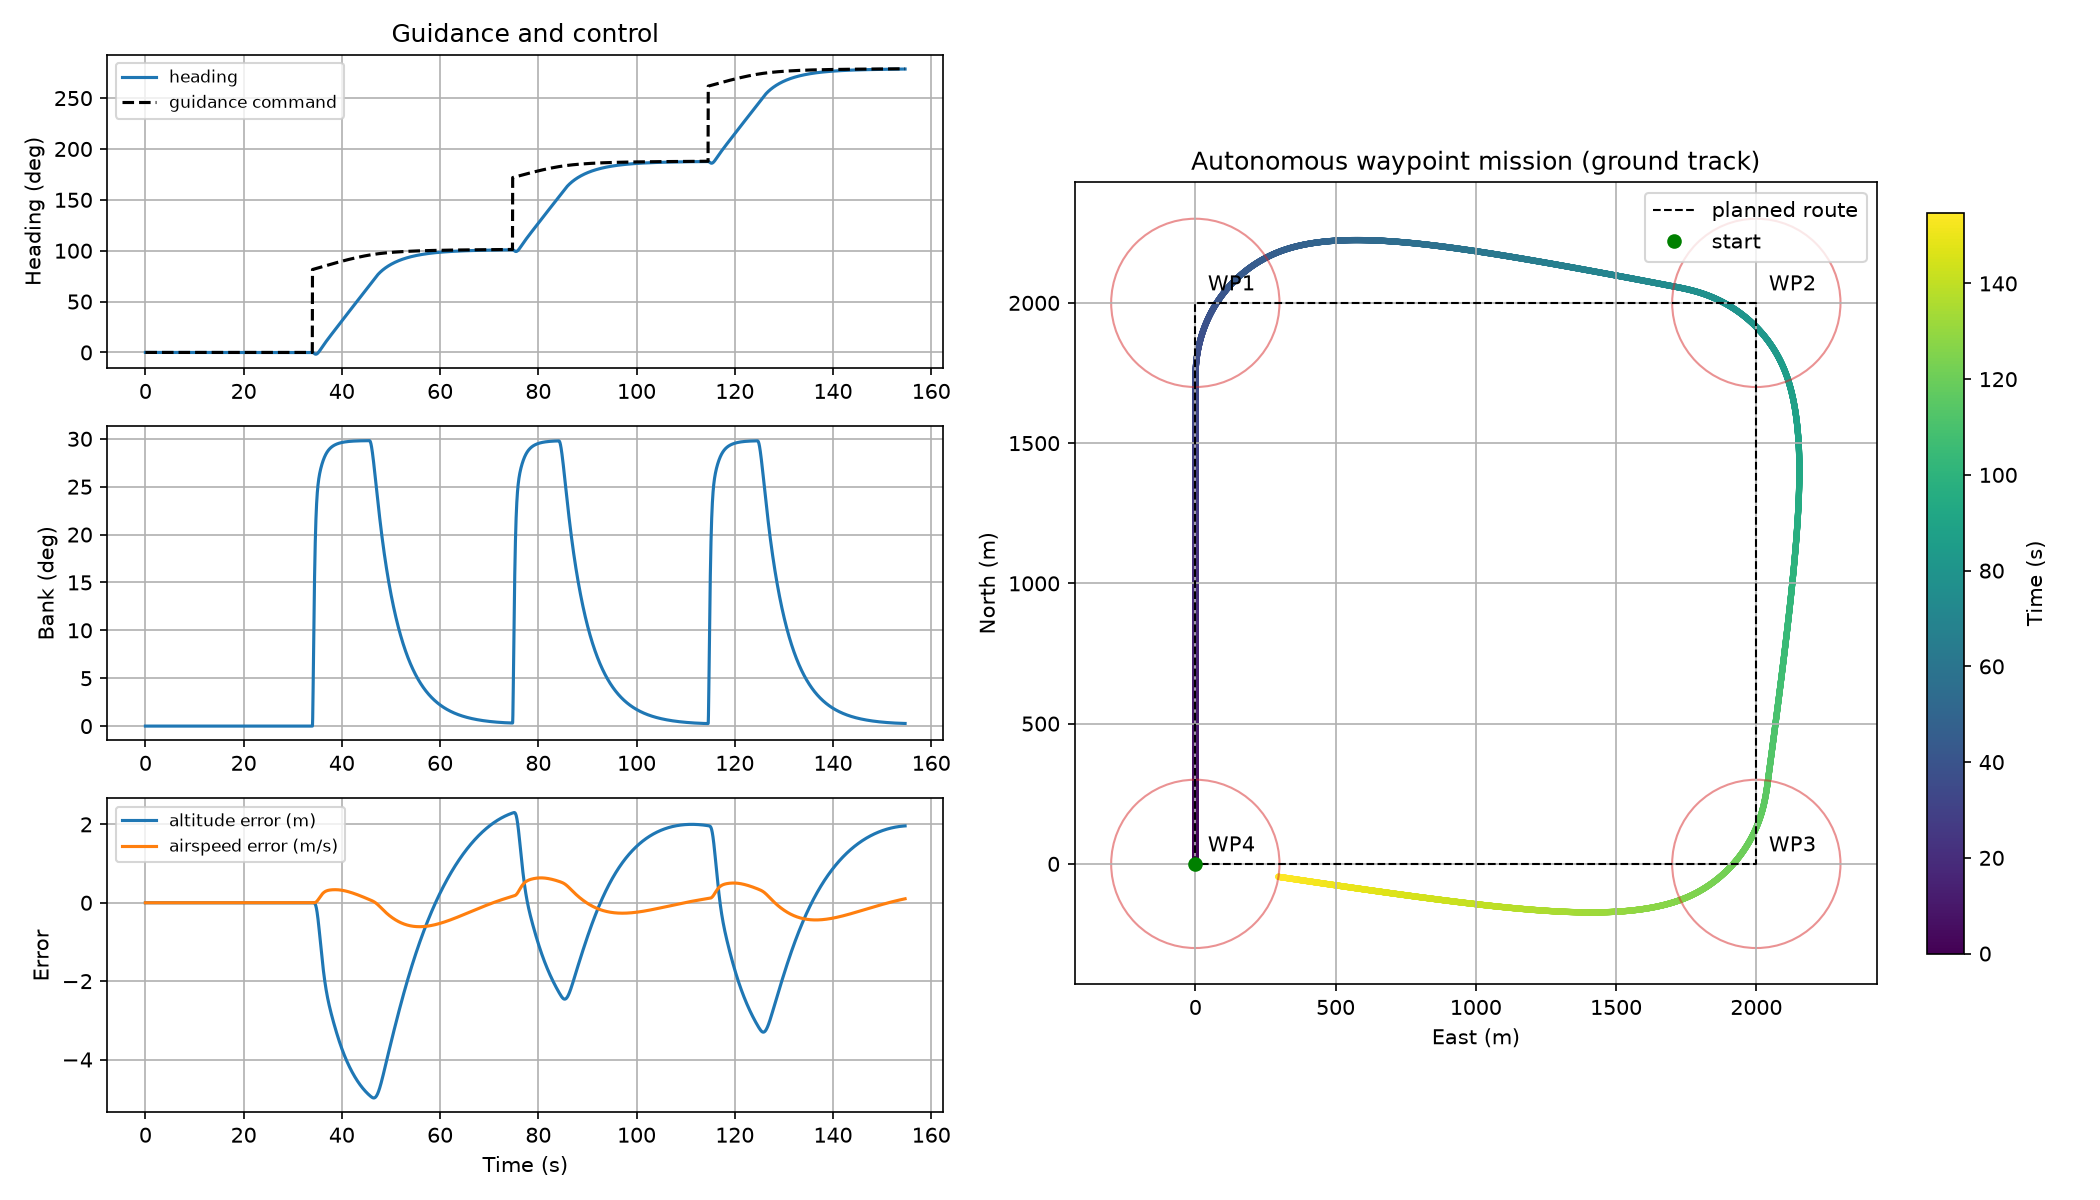

Write Python code to recreate this figure.
"""Autonomous waypoint mission: closed square, 2 km legs, altitude and airspeed hold."""

import numpy as np
import matplotlib.pyplot as plt

from uavsim import quaternion as quat
from uavsim.aerodynamics import Controls
from uavsim.autopilot import Autopilot
from uavsim.dynamics import (
    constant_controls, make_dynamics, make_state, post_step, trim_level_flight,
)
from uavsim.guidance import WaypointNavigator
from uavsim.integrators import rk4_step
from uavsim.lateral import LateralAutopilot

ALT = 1000.0
SPD = 50.0
DT = 0.02
T_MAX = 400.0
WAYPOINTS = np.array([[2000.0, 0.0], [2000.0, 2000.0], [0.0, 2000.0], [0.0, 0.0]])
CAPTURE = 300.0


def main():
    trim = trim_level_flight(SPD, ALT)
    lon = Autopilot(trim, ALT, SPD)
    lat = LateralAutopilot(target_heading=0.0)
    nav = WaypointNavigator(WAYPOINTS, capture_radius=CAPTURE)
    y = make_state(SPD, trim.alpha, trim.pitch, ALT)

    keys = ("t", "pn", "pe", "alt", "spd", "phi", "psi", "cmd")
    log = {k: [] for k in keys}

    for i in range(int(T_MAX / DT)):
        t = i * DT
        if nav.done:
            break
        phi, _, psi = quat.to_euler(y[6:10])
        lat.target_heading = nav.heading_command(y[0], y[1], t)
        c_lon = lon.update(y, DT)
        aileron, rudder = lat.update(y, DT)
        c = Controls(elevator=c_lon.elevator, throttle=c_lon.throttle,
                     aileron=aileron, rudder=rudder)

        log["t"].append(t)
        log["pn"].append(y[0])
        log["pe"].append(y[1])
        log["alt"].append(-y[2])
        log["spd"].append(float(np.linalg.norm(y[3:6])))
        log["phi"].append(np.degrees(phi))
        log["psi"].append(psi)
        log["cmd"].append(lat.target_heading)

        f = make_dynamics(constant_controls(c))
        y = post_step(rk4_step(f, t, y, DT))

    d = {k: np.array(v) for k, v in log.items()}

    print(f"Mission {'completed' if nav.done else 'NOT completed'} in {d['t'][-1]:.1f} s")
    for idx, tc, miss in nav.captures:
        print(f"  WP{idx + 1} {WAYPOINTS[idx].astype(int).tolist()} | captured at {tc:6.1f} s | closest approach {miss:6.1f} m")
    print(f"Max bank angle:  {np.abs(d['phi']).max():.1f} deg")
    print(f"Altitude range:  {d['alt'].min():.1f} .. {d['alt'].max():.1f} m")
    print(f"Airspeed range: {d['spd'].min():.1f} .. {d['spd'].max():.1f} m/s")

    fig = plt.figure(figsize=(14, 8))
    gs = fig.add_gridspec(3, 2, width_ratios=[1, 1.2])
    track = fig.add_subplot(gs[:, 1])
    a0 = fig.add_subplot(gs[0, 0])
    a1 = fig.add_subplot(gs[1, 0], sharex=a0)
    a2 = fig.add_subplot(gs[2, 0], sharex=a0)

    sc = track.scatter(d["pe"], d["pn"], c=d["t"], s=4, cmap="viridis")
    start = np.array([[0.0, 0.0]])
    path = np.vstack([start, WAYPOINTS])
    track.plot(path[:, 1], path[:, 0], "k--", lw=1, label="planned route")
    for k, (wn, we) in enumerate(WAYPOINTS):
        track.add_patch(plt.Circle((we, wn), CAPTURE, fill=False, color="tab:red", alpha=0.5))
        track.annotate(f"WP{k + 1}", (we, wn), textcoords="offset points", xytext=(6, 6))
    track.plot(0, 0, "go", label="start")
    track.set_aspect("equal")
    track.set_xlabel("East (m)")
    track.set_ylabel("North (m)")
    track.set_title("Autonomous waypoint mission (ground track)")
    track.grid(True)
    track.legend(loc="upper right")
    fig.colorbar(sc, ax=track, label="Time (s)", shrink=0.7)

    a0.plot(d["t"], np.degrees(np.unwrap(d["psi"])), label="heading")
    a0.plot(d["t"], np.degrees(np.unwrap(d["cmd"])), "k--", label="guidance command")
    a0.set_ylabel("Heading (deg)")
    a0.set_title("Guidance and control")
    a1.plot(d["t"], d["phi"])
    a1.set_ylabel("Bank (deg)")
    a2.plot(d["t"], d["alt"] - ALT, label="altitude error (m)")
    a2.plot(d["t"], d["spd"] - SPD, label="airspeed error (m/s)")
    a2.set_ylabel("Error")
    a2.set_xlabel("Time (s)")
    for a in (a0, a1, a2):
        a.grid(True)
    a0.legend(fontsize=8)
    a2.legend(fontsize=8)

    fig.tight_layout()
    fig.savefig("examples/waypoint_mission.png", dpi=150)
    print("Saved examples/waypoint_mission.png")
    plt.show()


if __name__ == "__main__":
    main()
